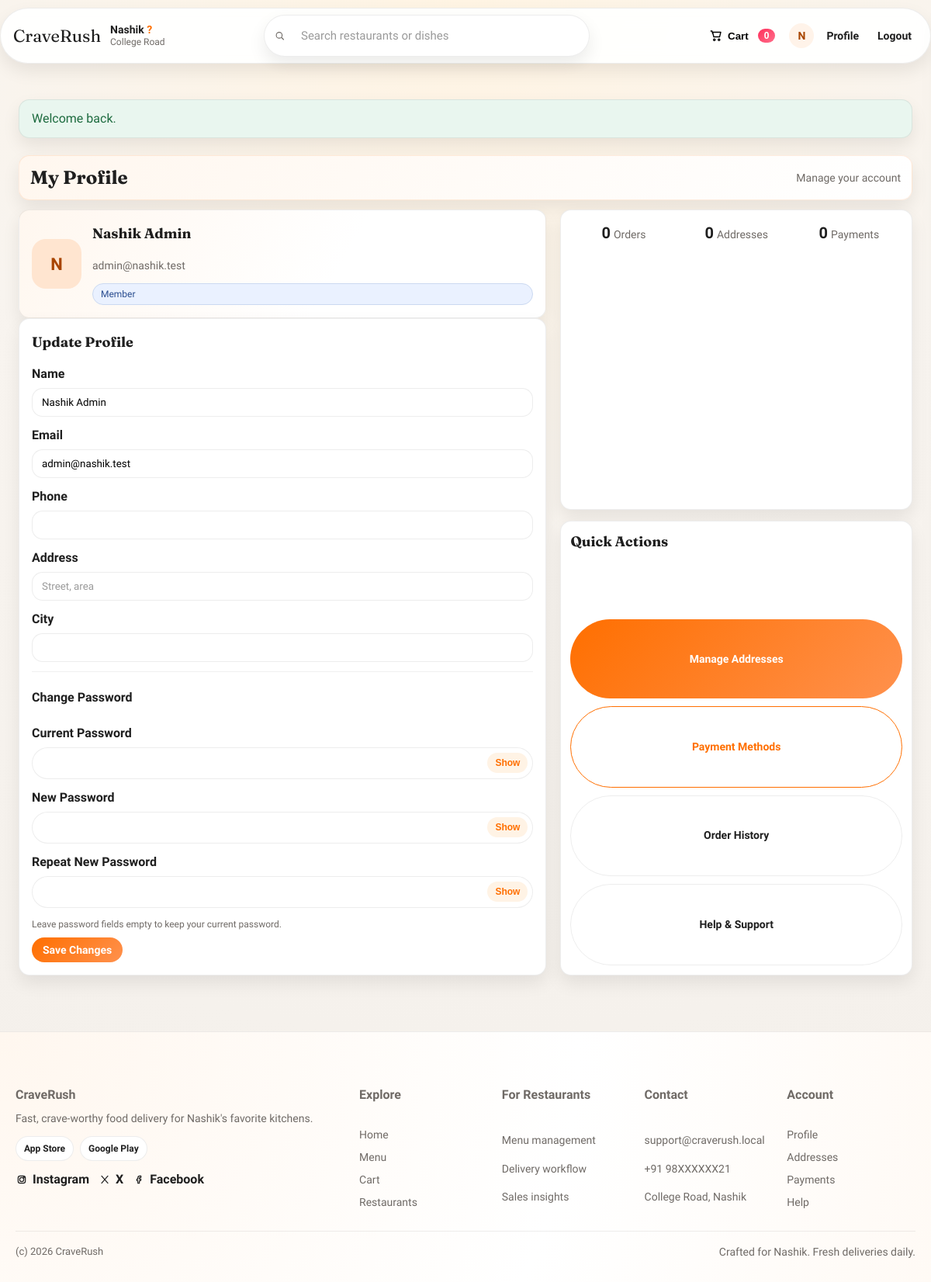
The app's page /profile.php (signed in) with its own data.
### tables this page shows
CREATE TABLE IF NOT EXISTS users (
    id INT AUTO_INCREMENT PRIMARY KEY,
    name VARCHAR(100) NOT NULL,
    email VARCHAR(100) NOT NULL UNIQUE,
    phone VARCHAR(20) NULL,
    address_line VARCHAR(255) NULL,
    city VARCHAR(60) NULL,
    password VARCHAR(255) NOT NULL,
    role ENUM('admin','customer') NOT NULL DEFAULT 'customer',
    created_at TIMESTAMP DEFAULT CURRENT_TIMESTAMP
);

### includes/functions.php (called while the page is built, shortened)
<?php
function e($value) {
    return htmlspecialchars((string)$value, ENT_QUOTES, 'UTF-8');
}
function get_flash() {
    $flash = $_SESSION['flash'];
    return $flash;
}
function cart_count() {
    if (empty($_SESSION['cart'])) {
        return 0;
    }
    return array_sum($_SESSION['cart']);
}
?>

### profile.php (the view, shortened to what this page needs)
<?php
require_once __DIR__ . '/config/bootstrap.php';
$base = '';
$user = current_user();
$userStmt = $pdo->prepare('SELECT name, email, phone, address_line, city FROM users WHERE id = ?');
$userStmt->execute([$user['id']]);
$userRow = $userStmt->fetch() ?: [];
$user = array_merge($user, $userRow);
$counts = [
    'addresses' => $pdo->prepare('SELECT COUNT(*) FROM addresses WHERE user_id = ?'),
    'payments' => $pdo->prepare('SELECT COUNT(*) FROM payments WHERE user_id = ?'),
    'orders' => $pdo->prepare('SELECT COUNT(*) FROM orders WHERE user_id = ?')
];
$counts['addresses']->execute([$user['id']]);
$counts['payments']->execute([$user['id']]);
$counts['orders']->execute([$user['id']]);
$addressCount = (int)$counts['addresses']->fetchColumn();
$paymentCount = (int)$counts['payments']->fetchColumn();
$orderCount = (int)$counts['orders']->fetchColumn();
include __DIR__ . '/includes/header.php';
?>
<div class="section-title">
    <h2>My Profile</h2>
    <span>Manage your account</span>
</div>
<div class="profile-layout">
    <section class="profile-main">
        <div class="card profile-hero">
            <div class="profile-avatar"><?php echo e(strtoupper(substr($user['name'], 0, 1))); ?></div>
            <div class="profile-meta">
                <h3><?php echo e($user['name']); ?></h3>
                <div class="muted"><?php echo e($user['email']); ?></div>
                <div class="pill info">Member</div>
            </div>
        </div>
        <div class="card profile-form-card">
            <h3>Update Profile</h3>
            <form class="form profile-form" method="post">
                <div class="form-group">
                    <label for="name">Name</label>
                    <input type="text" id="name" name="name" value="<?php echo e($user['name']); ?>" required>
                </div>
                <div class="form-group">
                    <label for="email">Email</label>
                    <input type="email" id="email" name="email" value="<?php echo e($user['email']); ?>" required>
                </div>
                <div class="form-group">
                    <label for="phone">Phone</label>
                    <input type="text" id="phone" name="phone" value="<?php echo e($user['phone'] ?? ''); ?>">
                </div>
                <div class="form-group">
                    <label for="address_line">Address</label>
                    <input type="text" id="address_line" name="address_line" value="<?php echo e($user['address_line'] ?? ''); ?>" placeholder="Street, area">
                </div>
                <div class="form-group">
                    <label for="city">City</label>
                    <input type="text" id="city" name="city" value="<?php echo e($user['city'] ?? ''); ?>">
                </div>
                <div class="profile-divider"></div>
                <h4>Change Password</h4>
                <div class="form-group">
                    <label for="current_password">Current Password</label>
                    <div class="password-field">
                        <input type="password" id="current_password" name="current_password">
                        <button class="password-toggle" type="button" data-target="current_password">Show</button>
                    </div>
                </div>
                <div class="form-group">
                    <label for="new_password">New Password</label>
                    <div class="password-field">
                        <input type="password" id="new_password" name="new_password">
                        <button class="password-toggle" type="button" data-target="new_password">Show</button>
                    </div>
                </div>
                <div class="form-group">
                    <label for="confirm_password">Repeat New Password</label>
                    <div class="password-field">
                        <input type="password" id="confirm_password" name="confirm_password">
                        <button class="password-toggle" type="button" data-target="confirm_password">Show</button>
                    </div>
                </div>
                <div class="muted profile-note">Leave password fields empty to keep your current password.</div>
                <button class="button" type="submit">Save Changes</button>
            </form>
        </div>
    </section>
    <aside class="profile-side">
        <div class="card profile-stats">
            <div class="profile-stat">
                <strong><?php echo $orderCount; ?></strong>
                <span class="muted">Orders</span>
            </div>
            <div class="profile-stat">
                <strong><?php echo $addressCount; ?></strong>
                <span class="muted">Addresses</span>
            </div>
            <div class="profile-stat">
                <strong><?php echo $paymentCount; ?></strong>
                <span class="muted">Payments</span>
            </div>
        </div>
        <div class="card profile-actions">
            <h3>Quick Actions</h3>
            <a class="button" href="addresses.php">Manage Addresses</a>
            <a class="button secondary" href="payments.php">Payment Methods</a>
            <a class="button ghost" href="customer/orders.php">Order History</a>
            <a class="button ghost" href="help.php">Help & Support</a>
        </div>
    </aside>
</div>
<?php include __DIR__ . '/includes/footer.php'; ?>

### includes/header.php (shortened to what this page needs)
<?php
$user = $_SESSION['user'] ?? null;
$base = $base ?? '';
$flash = function_exists('get_flash') ? get_flash() : null;
$searchValue = $_GET['q'] ?? '';
$userInitial = $user ? strtoupper(substr($user['name'], 0, 1)) : '';
?>
<!DOCTYPE html>
<html lang="en">
<head>
    <link rel="stylesheet" href="<?php echo e($base); ?>assets/css/style.css">
</head>
<body>
<header class="navbar">
    <div class="navbar-inner">
        <div class="nav-left">
            <a class="logo" href="<?php echo e($base); ?>index.php">CraveRush</a>
            <div class="nav-location">
                <div class="location-title">Nashik <span class="caret">?</span></div>
                <div class="location-sub">College Road</div>
            </div>
        </div>
        <form class="nav-search" action="<?php echo e($base); ?>restaurants.php" method="get">
            <span class="search-icon icon" aria-hidden="true">
                <svg viewBox="0 0 24 24" aria-hidden="true" focusable="false">
                    <circle cx="11" cy="11" r="6"></circle>
                    <path d="M16 16l4 4"></path>
                </svg>
            </span>
            <input type="text" name="q" placeholder="Search restaurants or dishes" value="<?php echo e($searchValue); ?>">
        </form>
        <div class="nav-right">
            <button class="cart-link" id="cartToggle" type="button">
                <span class="nav-ico icon" aria-hidden="true">
                    <svg viewBox="0 0 24 24" aria-hidden="true" focusable="false">
                        <path d="M6 6h14l-2 8H8L6 6z"></path>
                        <path d="M3 4h2l1 4"></path>
                        <circle cx="9" cy="19" r="1.5"></circle>
                        <circle cx="17" cy="19" r="1.5"></circle>
                    </svg>
                </span>
                <span>Cart</span>
                <span class="cart-badge"><?php echo (int)cart_count(); ?></span>
            </button>
            <?php if ($user): ?>
                <div class="nav-profile">
                    <a class="avatar" href="<?php echo e($base); ?>profile.php"><?php echo e($userInitial); ?></a>
                    <a class="nav-link" href="<?php echo e($base); ?>profile.php">Profile</a>
                    <a class="nav-link" href="<?php echo e($base); ?>logout.php">Logout</a>
                </div>
            <?php else: ?>
                <a class="button ghost" href="<?php echo e($base); ?>register.php">Register</a>
                <a class="button nav-cta" href="<?php echo e($base); ?>login.php">Login</a>
            <?php endif; ?>
        </div>
    </div>
</header>
<main class="container">
<?php if ($flash): ?>
    <div class="alert <?php echo e($flash['type']); ?>">
        <?php echo e($flash['message']); ?>
    </div>
<?php endif; ?>

### records on screen
users: name "N", name "Nashik Admin", email "admin@nashik.test"

### other values on screen
cart_count() "0"
$flash['message'] "Welcome back."
$orderCount "0"
$addressCount "0"
$paymentCount "0"
